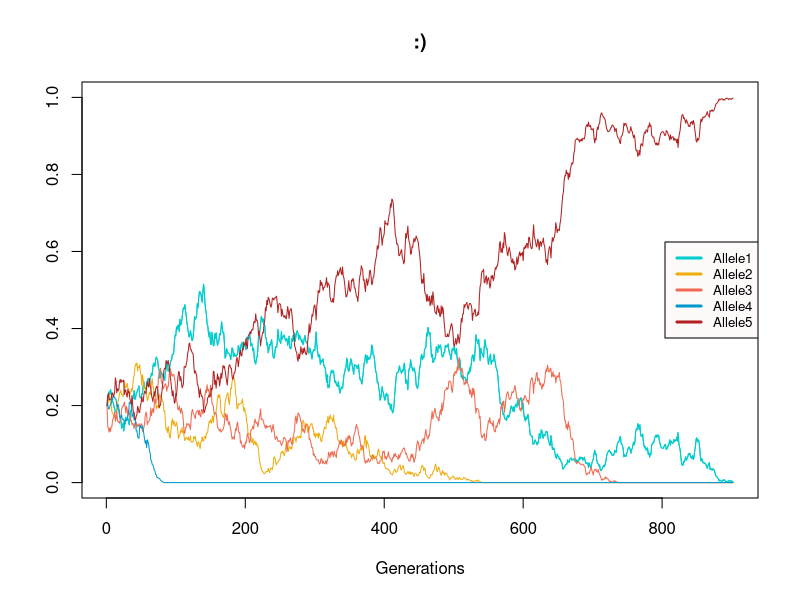

Write the R code that produced this figure.
#Andrew Johnson
#Wright-Fisher model: n alleles, selection

#NEEDS-- MUTATION/ INTRODUCTION OF NEW ALLELES (THAT WILL NOT BE PART OF THE REPRODUCTIVE POOL)

#set initial conditions------------------------------------------------------------------------------------

#initial population number
popNum <- 1000

#set the number of alleles in the system
#This number should be >= 1
numAlleles <- 5
alleleVariants <- c(1:numAlleles)

#throws if allele numer is smaller than 1
if(numAlleles < 1){
  stop("There has to be at least one allele for this model to function")
}else{

#creates n number allele variables, all initally equal in frequency
alleleName <- c()
frequencyVector <- c()
fitnessVector <- c()
for(i in alleleVariants){
  #creates a variable name for each allele
  nam <- paste("Allele", i, sep = "")
  #begins the model with all allele frequencies being equal
  assign(nam, 1/numAlleles)
  #adds the variable name to the name vector (string variable)
  alleleName[i] <- nam
  #adds allele frequency to the frequency vector
  frequencyVector[i] <- 1/numAlleles
  #creates a selection coefficient vector. can be set as a random number. default at 1 (no selection) 
  fitnessVector[i] <- 1 + i/10000
}
censusVector <- frequencyVector * popNum

#generation counter, intitally set to zero
gens <- 0

#create data frame of appropriate dimensions--------------------------------------------------------------
genTable <- data.frame(matrix(nrow = 0, ncol = numAlleles))

#multinomial sample iterated over n generations until extinction or fix.----------------------------------
while(!(1 %in% frequencyVector)){

  #adds one generation to the counter
  gens <- gens + 1
  
  #adding variable values from previous generation to the dataframe
  genTable <- rbind(genTable, frequencyVector)

  #calculate the fitness-weighted probability
  probabilityVector <- (fitnessVector * frequencyVector)/ (sum(fitnessVector * frequencyVector))
  
  #multinomial sample to update the next generation distribution of alleles
  censusVector <- rmultinom(1, popNum, probabilityVector)
  censusVector <- as.vector(censusVector)
  frequencyVector <- censusVector/popNum

}

#names columns of genTable 
colnames(genTable) <- alleleName

#plot the results-----------------------------------------------------------------------------------------


#vector of colors-- fourteen colors listed here to handle up to fourteen alleles. should be expanded 
#if additional alleles need to be visualized
listOfColors <- c("cyan3", "darkgoldenrod2", "coral2", "deepskyblue3", "firebrick", "darkgreen", "lightpink2",
                  "seagreen", "tan3", "sienna3", "aquamarine2", "orangered3", "mediumseagreen",
                  "slateblue")

#creates a plot
plot(genTable$Allele1, type = "l", xlab="Generations", ylab="", 
     ylim= c(0,1), xlim = NULL, col = listOfColors[1], main = " :) ")

#cycles through each column of genTable and adds it to the plot
for(i in alleleVariants){
  lines(genTable[i], col = listOfColors[i], type = "l")
}

#plot background color
par(bg= "white")

#creates plot legend
legend("right",legend = colnames(genTable), col = listOfColors, bg="snow",lwd=3, cex = .8)



#end-----------------------------------------------------------------------------------------------------
#this bracket references the allele number catch
}











